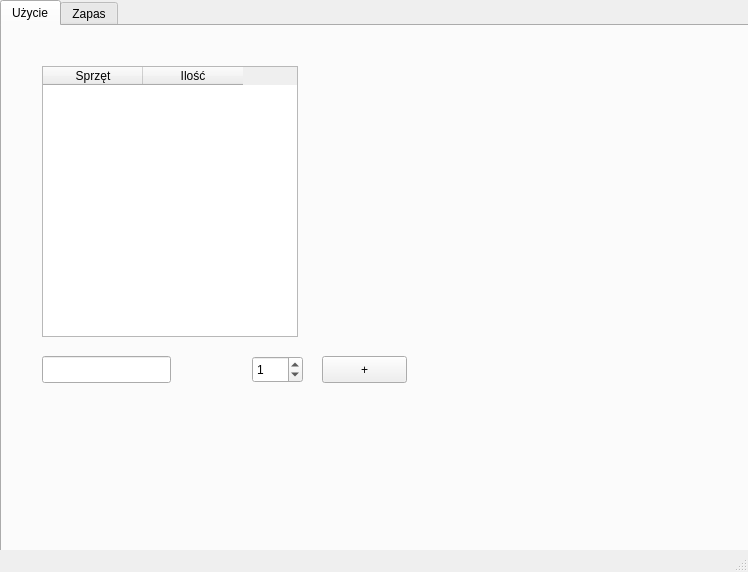
<?xml version="1.0" encoding="UTF-8"?>
<ui version="4.0">
 <class>MainWindow</class>
 <widget class="QMainWindow" name="MainWindow">
  <property name="geometry">
   <rect>
    <x>0</x>
    <y>0</y>
    <width>748</width>
    <height>572</height>
   </rect>
  </property>
  <property name="windowTitle">
   <string>Szpital</string>
  </property>
  <widget class="QWidget" name="centralwidget">
   <widget class="QTabWidget" name="tabWidget">
    <property name="geometry">
     <rect>
      <x>0</x>
      <y>0</y>
      <width>821</width>
      <height>581</height>
     </rect>
    </property>
    <property name="currentIndex">
     <number>0</number>
    </property>
    <widget class="QWidget" name="tab">
     <attribute name="title">
      <string>Użycie</string>
     </attribute>
     <widget class="QTableWidget" name="tableWidget">
      <property name="geometry">
       <rect>
        <x>40</x>
        <y>40</y>
        <width>256</width>
        <height>271</height>
       </rect>
      </property>
      <column>
       <property name="text">
        <string>Sprzęt</string>
       </property>
      </column>
      <column>
       <property name="text">
        <string>Ilość</string>
       </property>
      </column>
     </widget>
     <widget class="QSpinBox" name="amountUsedSpinBox">
      <property name="geometry">
       <rect>
        <x>250</x>
        <y>330</y>
        <width>51</width>
        <height>27</height>
       </rect>
      </property>
      <property name="minimum">
       <number>-99</number>
      </property>
      <property name="value">
       <number>1</number>
      </property>
     </widget>
     <widget class="QLineEdit" name="equipmentUsedLineEdit">
      <property name="geometry">
       <rect>
        <x>40</x>
        <y>330</y>
        <width>129</width>
        <height>27</height>
       </rect>
      </property>
     </widget>
     <widget class="QPushButton" name="addUsageButton">
      <property name="geometry">
       <rect>
        <x>320</x>
        <y>330</y>
        <width>85</width>
        <height>27</height>
       </rect>
      </property>
      <property name="text">
       <string>+</string>
      </property>
     </widget>
    </widget>
    <widget class="QWidget" name="tab_2">
     <attribute name="title">
      <string>Zapas</string>
     </attribute>
     <widget class="QTableWidget" name="tableWidget_2">
      <property name="geometry">
       <rect>
        <x>40</x>
        <y>40</y>
        <width>256</width>
        <height>271</height>
       </rect>
      </property>
      <column>
       <property name="text">
        <string>Sprzęt</string>
       </property>
      </column>
      <column>
       <property name="text">
        <string>Ilość</string>
       </property>
      </column>
     </widget>
    </widget>
   </widget>
  </widget>
  <widget class="QStatusBar" name="statusbar"/>
 </widget>
 <resources/>
 <connections/>
</ui>
